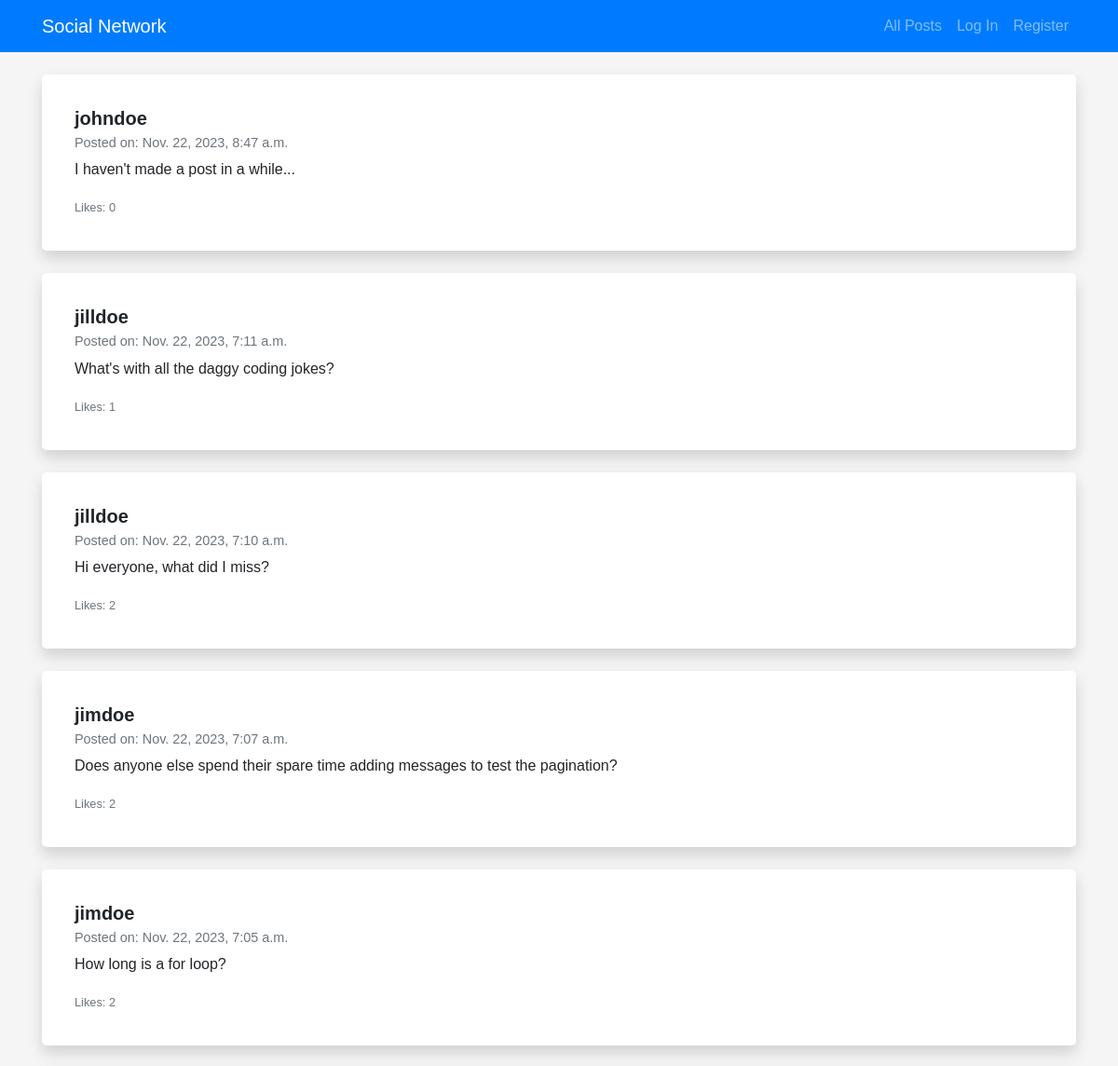
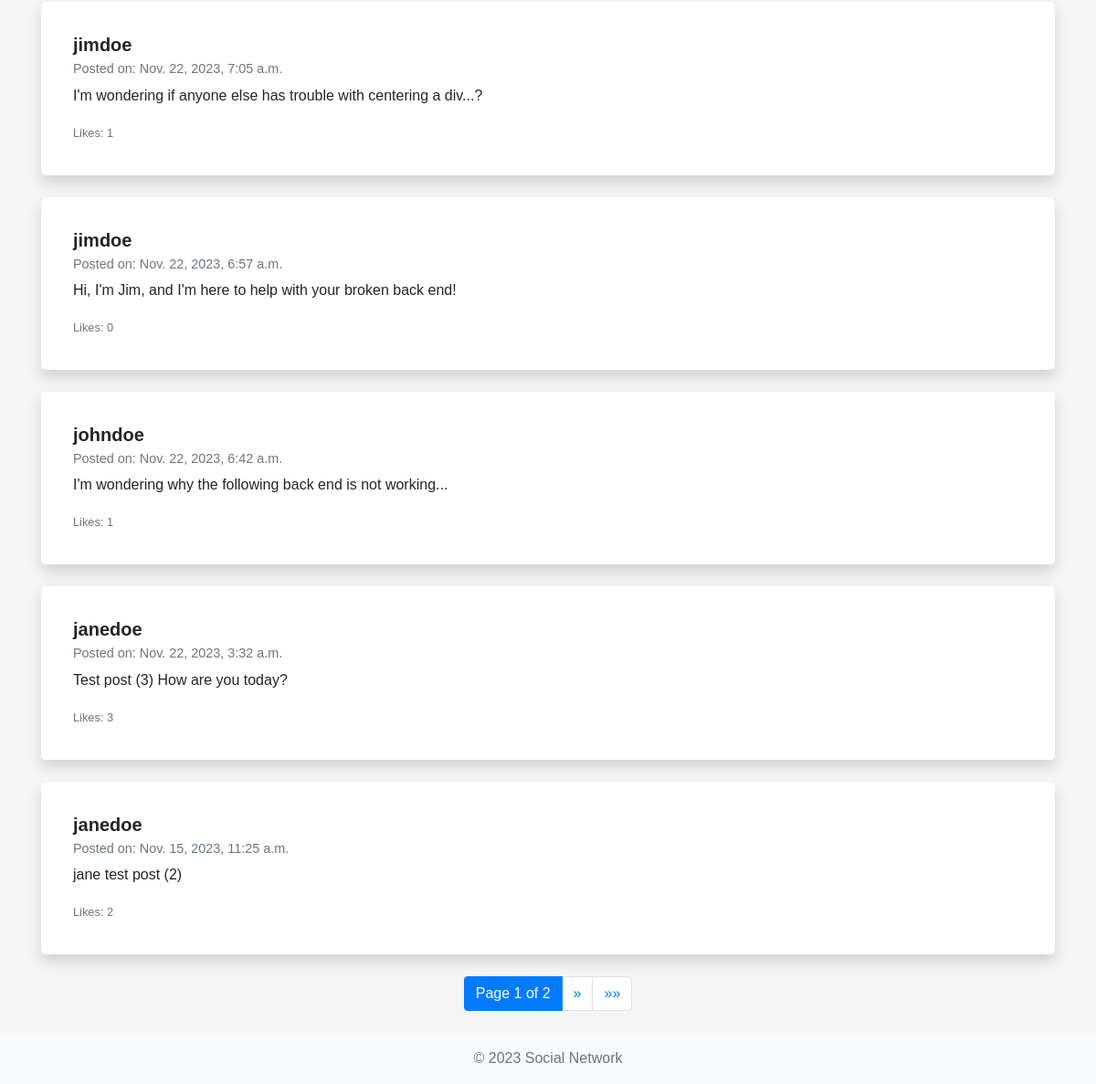
Page /all_posts on the earlier database version (2 pictures, top to bottom).
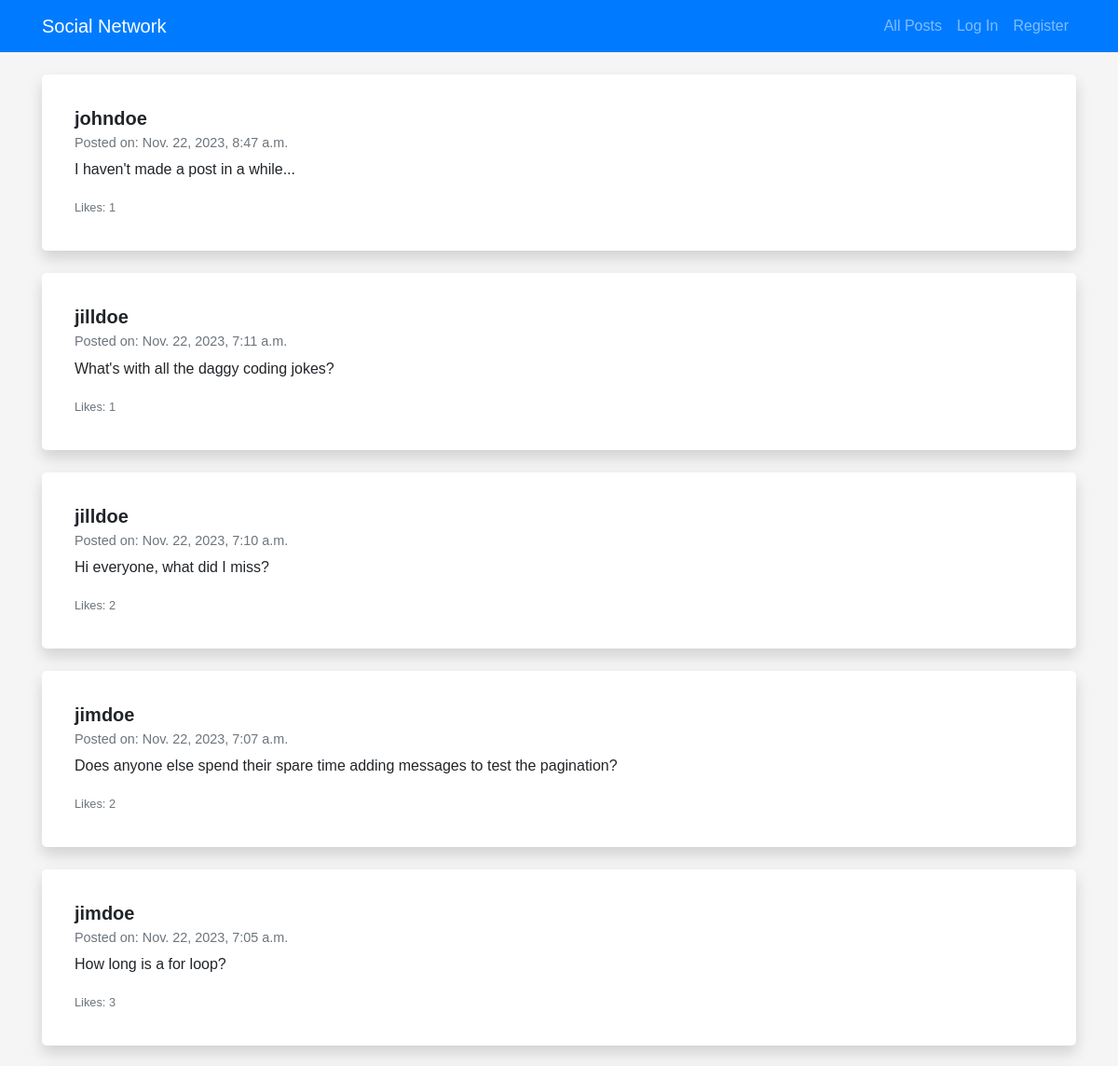
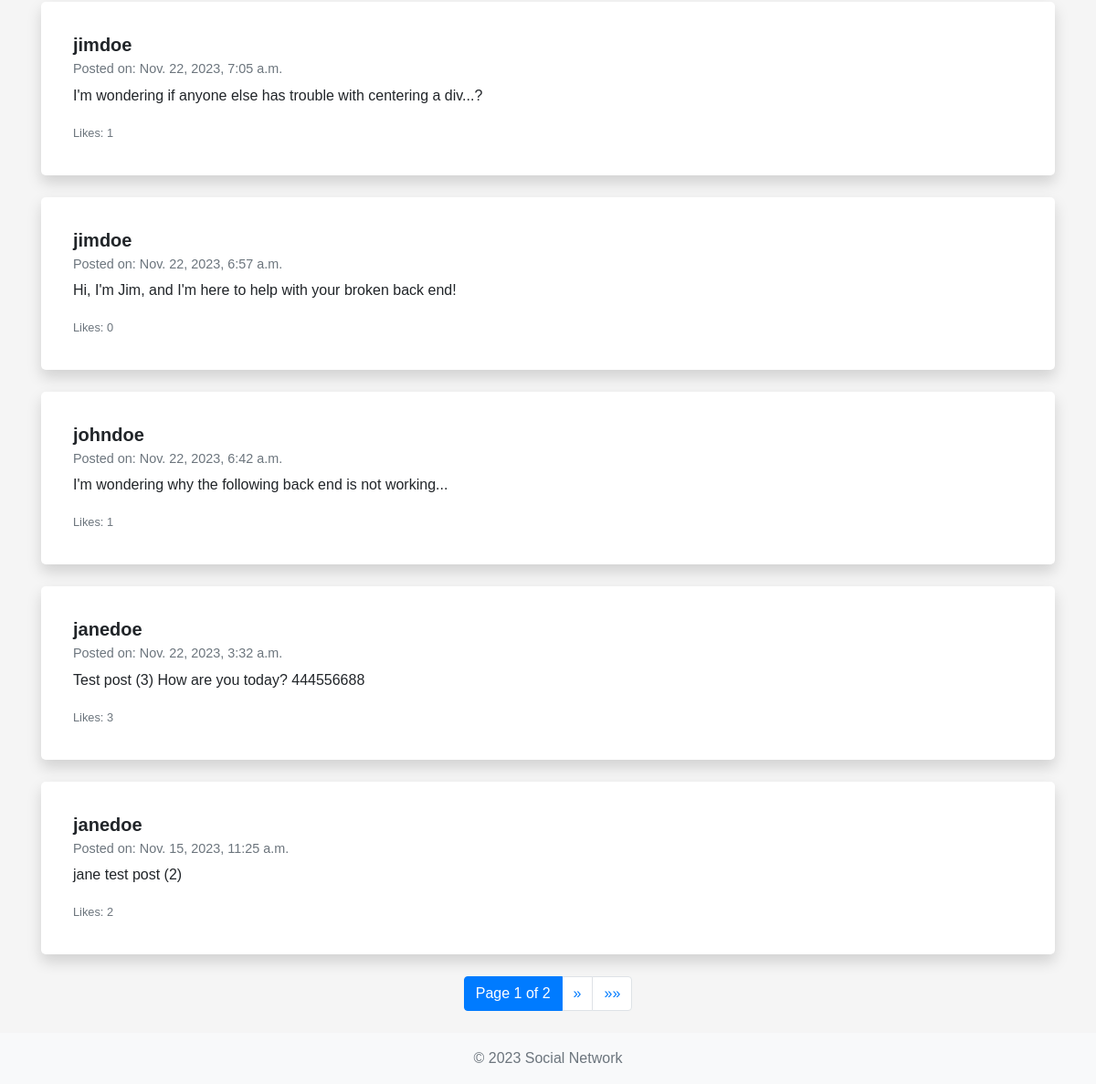
Same page on the later database version (2 pictures, top to bottom).
### network/models.py (models this page shows, shortened)
class Post (models.Model):
    post = models.CharField(max_length=500)
    user = models.ForeignKey(User, on_delete=models.CASCADE, related_name="posts")
    timestamp = models.DateTimeField(auto_now_add=True)
    likes = models.ManyToManyField(User, blank=True, related_name="liked_posts")

class User(AbstractUser):
    pass

### network/views.py (the view)
# urls.py: path("all_posts", views.all_posts, name="all_posts"),
def all_posts(request):
    posts_list = Post.objects.all().order_by('-timestamp')
    paginator = Paginator(posts_list, 10)
    page_number = request.GET.get('page')
    posts = paginator.get_page(page_number)
    return render(request, "network/all_posts.html", {"posts": posts})

### network/templates/network/all_posts.html (shortened to what this page needs)
{% extends "network/layout.html" %}
{% block body %}
<div class="posts">
    {% for post in posts %}
        <div class="post card shadow mb-4">
            <div class="card-body">
                <h5 class="card-title">{{ post.user.username }}</h5>
                <h6 class="card-subtitle mb-2 text-muted">Posted on: {{ post.timestamp }}</h6>
                <p class="card-text">{{ post.post }}</p>
                <p class="card-text">
                    <small class="text-muted">Likes: {{ post.likes.count }}</small>
                </p>
            </div>
        </div>
    {% empty %}
        <div class="alert alert-info" role="alert">
            No posts to display.
        </div>
    {% endfor %}
</div>
<nav aria-label="Page navigation">
    <ul class="pagination justify-content-center">
        <li class="page-item active">
            <span class="page-link">
                Page {{ posts.number }} of {{ posts.paginator.num_pages }}
            </span>
        </li>
        {% if posts.has_next %}
            <li class="page-item">
                <a class="page-link" href="?page={{ posts.next_page_number }}" aria-label="Next">
                    <span aria-hidden="true">&raquo;</span>
                </a>
            </li>
            <li class="page-item">
                <a class="page-link" href="?page={{ posts.paginator.num_pages }}" aria-label="Last">
                    <span aria-hidden="true">&raquo;&raquo;</span>
                </a>
            </li>
        {% endif %}
    </ul>
</nav>
{% endblock %}

Differences in the rows shown:
computed for Post "Nov. 22, 2023, 8:47 a.m.": likes.count "0" → "1"
computed for Post "How long is a for loop?": likes.count "2" → "3"
changed Post: post "Test post (3) How are you today?" → "Test post (3) How are you today? 444556688"
